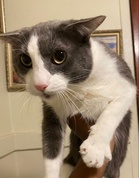
#> input picture learning/images/cat2.jpg, 139 x 178 px, shrunk from 736 x 939 before the run, found by its file name; its folder holds 4 pictures in this run
$ python image_histogram.py
#> lines starting #> are read from the running program, lines starting #| are printed output that depends on the picture
import os, cv2
import matplotlib.pyplot as plt
import numpy as np

def gray_histogram(input_name):
    root = os.getcwd()
    input_path = os.path.join(root, f"images\\{input_name}")
    image = cv2.imread(input_path, cv2.IMREAD_GRAYSCALE)

    plt.figure()
    plt.imshow(image, cmap = "gray")

    hist = cv2.calcHist([image], [0], None, [256], [0,256])
    plt.figure()
    plt.plot(hist)
    plt.xlabel("Pixel value")
    plt.ylabel("Number of pixels")


    plt.show()

def color_histogram(input_name):
#> called with input_name = 'cat2.jpg'
    root = os.getcwd()
    input_path = os.path.join(root, f"images\\{input_name}")
    image = cv2.imread(input_path)
#> image is the input picture: shape (178, 139, 3); mean B, G, R 114.7, 137.4, 155.8
    imageRGB = cv2.cvtColor(image, cv2.COLOR_BGR2RGB)

    colors = ("r", "g", "b")
    plt.figure()
    plt.imshow(imageRGB)
    plt.figure()

    for i, color in enumerate(colors):
        hist = cv2.calcHist([image], [i], None, [256], [0, 256])
        plt.plot(hist, color = color)
        plt.xlabel("Pixel value")
        plt.ylabel("Number of pixels")

    plt.show()
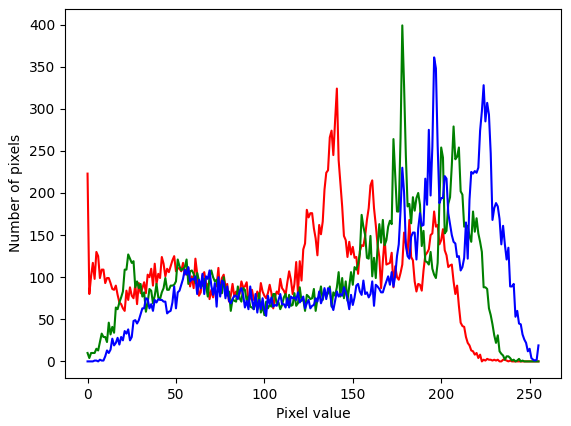
#> figure drawn by matplotlib, 1 panel; curve peaks at x = 141, y = 324; curve peaks at x = 178, y = 399; curve peaks at x = 196, y = 361

def main():
    # gray_histogram("cat2.jpg")
    color_histogram("cat2.jpg")

if __name__ == "__main__":
    main()
